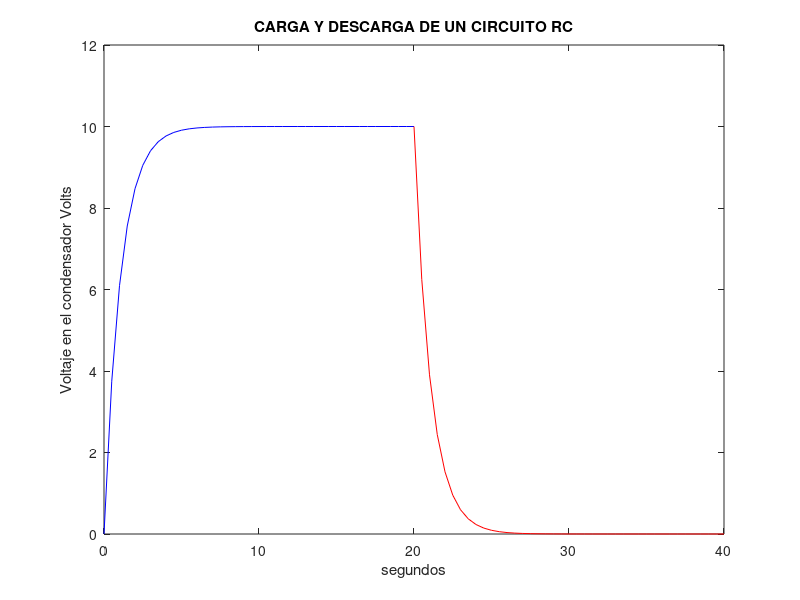

Write the MATLAB code that produced this figure.
%Programa que simula la carga y descarga
%de un condensador (capacitor). R*C se le llama "constante de
%tiempo"
R=50; % valor de la resistencia en ohms
C=47; %valor de la capacidad del condensador en microfarads
v0=10; %valor del voltaje de la fuente CC en volts
t1=0:0.5:20; %vector de tiempo de observacion de la carga
vc=v0*(1-exp(-(t1/R*C)));%voltaje en el condensador a la carga
plot(t1,vc,'b') %grafica la carga (azul)
axis([0 40 0 12])
title('CARGA Y DESCARGA DE UN CIRCUITO RC')
xlabel('segundos')
ylabel('Voltaje en el condensador Volts')
hold on
t2=0:0.5:20; %vector de tiempo de observacion de la descarga
vc2=v0*exp(-(t2/R*C)); %voltaje en el condensador a la descarga
plot(t2+20,vc2,'r') %grafica la descarga (rojo)
hold off